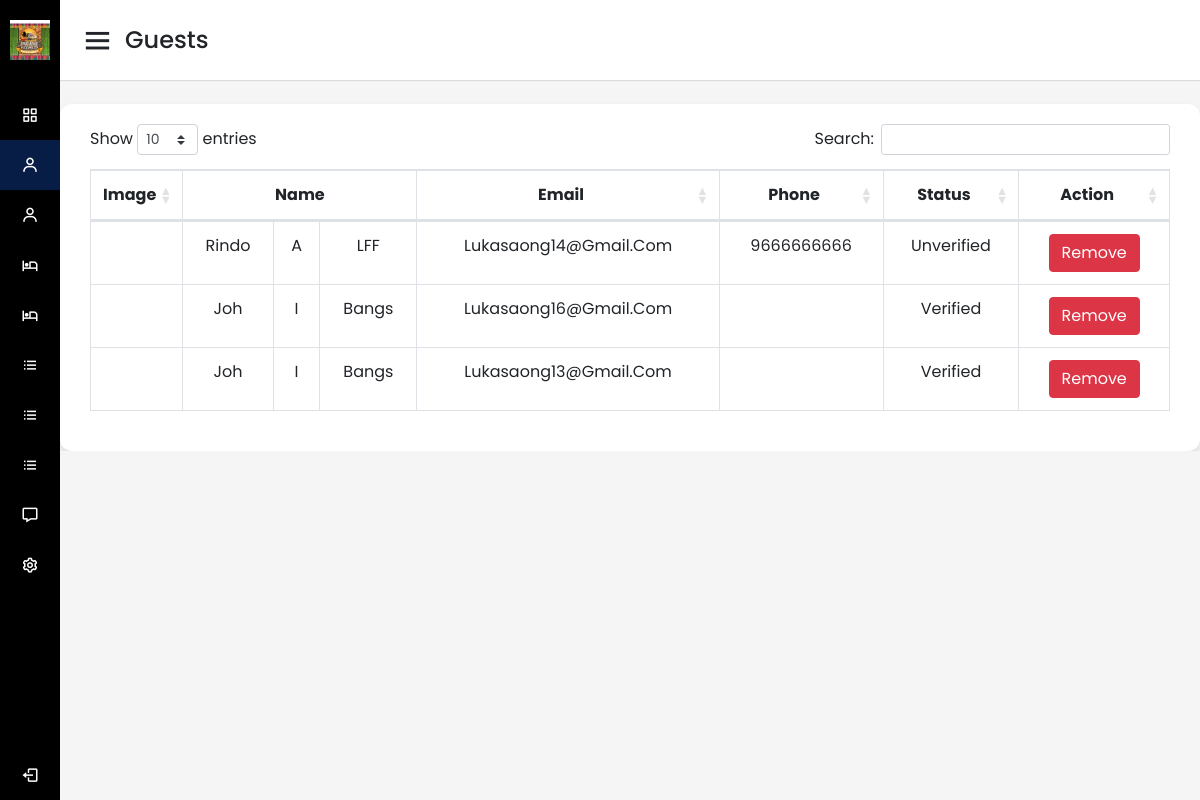
Page /admin/user.php (signed in) on the committed database.
### tables this page shows
CREATE TABLE `users` (
  `id` int(11) NOT NULL,
  `fname` varchar(255) NOT NULL,
  `mname` varchar(255) NOT NULL,
  `lname` varchar(255) NOT NULL,
  `email` varchar(255) NOT NULL,
  `phone` varchar(255) NOT NULL,
  `password` varchar(255) NOT NULL,
  `status` int(11) NOT NULL,
  `verification_token` varchar(255) NOT NULL,
  `user_level` varchar(255) NOT NULL,
  `image` text NOT NULL
);

### admin/user.php (the view, shortened to what this page needs)
<?php
if (isset($_SESSION['user_id']) && $_SESSION['role'] === "Administrator") {
?>
<!DOCTYPE html>
<html lang="en" dir="ltr">
  <head>
    <link rel="stylesheet" href="../css/admin_style.css">
    <link href='https://unpkg.com/boxicons@2.0.7/css/boxicons.min.css' rel='stylesheet'>
     <link href="https://cdnjs.cloudflare.com/ajax/libs/twitter-bootstrap/4.6.0/css/bootstrap.min.css" rel="stylesheet"/>
    <link href="https://cdn.datatables.net/1.13.3/css/dataTables.bootstrap4.min.css" rel="stylesheet"/>
   </head>
<body>
  <div class="sidebar">
    <div class="logo-details">
      <img src="../img/Pagana_logo.png" width="40" height="40" style="margin-left: 10px;" alt="">
      <span class="logo_name">Pagana Kutawato</span>
    </div>
      <ul class="nav-links">
        <li>
          <a href="dashboard.php">
            <i class='bx bx-grid-alt' ></i>
            <span class="links_name">Dashboard</span>
          </a>
        </li>
        <li>
          <a href="user.php"  class="active">
            <i class='bx bx-user' ></i>
            <span class="links_name">Guests</span>
          </a>
        </li>
        <li>
          <a href="guests.php">
            <i class='bx bx-user' ></i>
            <span class="links_name">Users</span>
          </a>
        </li>
        <li>
          <a href="room.php">
            <i class='bx bx-hotel' ></i>
            <span class="links_name">Room</span>
          </a>
        </li>
        <li>
          <a href="roomavail.php">
            <i class='bx bx-hotel' ></i>
            <span class="links_name">Room Booking</span>
          </a>
        </li>
        <li>
          <a href="amenities.php">
            <i class='bx bx-list-ul' ></i>
            <span class="links_name">Amenities</span>
          </a>
        </li>
        <li>
          <a href="reservations.php">
            <i class='bx bx-list-ul' ></i>
            <span class="links_name">Reservation</span>
          </a>
        </li>
        <li>
          <a href="reports.php">
            <i class='bx bx-list-ul' ></i>
            <span class="links_name">Reports</span>
          </a>
        </li>
        <li>
          <a href="help_desk.php">
            <i class='bx bx-message' ></i>
            <span class="links_name">Help Desk</span>
          </a>
        </li>
        <li>
          <a href="settings.php">
            <i class='bx bx-cog' ></i>
            <span class="links_name">Setting</span>
          </a>
        </li>
        <li class="log_out">
          <a href="logout.php">
            <i class='bx bx-log-out'></i>
            <span class="links_name">Log out</span>
          </a>
        </li>
      </ul>
  </div>
  <section class="home-section">
    <nav>
      <div class="sidebar-button">
        <i class='bx bx-menu sidebarBtn'></i>
        <span class="dashboard">Guests</span>
      </div>
    </nav>
    <div class="home-content" style="overflow: hidden;">
        <div class="tables table-responsive">
            <table class="table table-bordered">
                <thead>
                <tr>
                    <th style="text-align: center; width: 5%;">Image</th>
                    <th style="text-align: center;" colspan="3">Name</th>
                    <th style="text-align: center;">Email</th>
                    <th style="text-align: center;">Phone</th>
                    <th style="text-align: center;">Status</th>
                    <th style="text-align: center;">Action</th>
                </tr>
                </thead>
                <tbody>
                  <?php
                  $conn = dbConnect();
                  $stmt = $conn->prepare("SELECT * FROM users  ORDER BY id DESC");
                  $stmt->execute();
                  $result = $stmt->get_result();
                  while ($row = $result->fetch_assoc()) {
                      $userId = $row['id'];
                      $userImage = $row['image'];
                      $userFName = $row['fname'];
                      $userMName = $row['mname'];
                      $userLName = $row['lname'];
                      $userEmail = $row['email'];
                      $userPhone = $row['phone'];
                      $userStatus = $row['status'];
                      $userLevel = $row['user_level'];
                      if($userLevel == 'Guest'){
                  ?>
                  <tr>
                      <td style="text-align: center; text-transform: capitalize "><?php echo $userImage; ?></td>
                      <td style="text-align: center; text-transform: capitalize "><?php echo $userFName; ?></td>
                      <td style="text-align: center; text-transform: capitalize "><?php echo $userMName; ?></td>
                      <td style="text-align: center; text-transform: capitalize "><?php echo $userLName; ?></td>
                      <td style="text-align: center; text-transform: capitalize "><?php echo $userEmail; ?></td>
                      <td style="text-align: center; text-transform: capitalize "><?php echo $userPhone; ?></td>
                      <?php if($userStatus == false){
                      ?>
                      <td style="text-align: center; text-transform: capitalize ">Unverified</td>
                      <?php
                      }elseif($userStatus == true){
                      ?>
                       <td style="text-align: center; text-transform: capitalize ">Verified</td>
                      <?php
                      }
                      ?>
                      <td style="text-align: center; text-transform: capitalize ">
                          <a href="user.php?id=<?php echo $userId; ?>" class="btn btn-danger">Remove</a>
                      </td>
                    </tr>
                  <?php
                      }else{}
                  }
                  ?>
                </tbody>
            </table>
        </div>
    </div>
  </section>
</body>
</html>
<?php
exit();
}elseif (isset($_SESSION['user_id']) && $_SESSION['role'] === "Guest") {
  header("Location: ../index.php");
}
?>

### css/admin_style.css (style rules this page uses)
* { margin: 0; padding: 0; box-sizing: border-box; font-family: 'Poppins', sans-serif; }
.sidebar { position: fixed; height: 100%; width: 240px; background: black; transition: all 0.5s ease; }
.sidebar .logo-details { height: 80px; display: flex; align-items: center; }
.sidebar .logo-details .logo_name { color: #fff; font-size: 15px; font-weight: 500; margin-left: 10px; }
.sidebar .nav-links { margin-top: 10px; }
.sidebar .nav-links li { position: relative; list-style: none; height: 50px; }
.sidebar .nav-links li a { height: 100%; width: 100%; display: flex; align-items: center; text-decoration: none; transition: all 0.4s ease; }
.sidebar .nav-links li a.active { background: #081D45; }
.sidebar .nav-links li i { min-width: 60px; text-align: center; font-size: 18px; color: #fff; }
.sidebar .nav-links li a .links_name { color: #fff; font-size: 15px; font-weight: 400; white-space: nowrap; }
.sidebar .nav-links .log_out { position: absolute; bottom: 0; width: 100%; }
.home-section { position: relative; background: #f5f5f5; min-height: 100vh; width: calc(100% - 240px); left: 240px; transition: all 0.5s ease; }
.home-section nav { display: flex; justify-content: space-between; height: 80px; background: #fff; display: flex; align-items: center; position: fixed; width: calc(100% - 240px); left: 240px; z-index: 100; padding: 0 20px; box-shadow: 0 1px 1px rgba(0, 0, 0, 0.1); transition: all 0.5s ease; }
.home-section nav .sidebar-button { display: flex; align-items: center; font-size: 24px; font-weight: 500; }
nav .sidebar-button i { font-size: 35px; margin-right: 10px; }
.home-section .home-content { position: relative; padding-top: 104px; }
@media (max-width: 1240px) { .sidebar { width: 60px; } }
@media (max-width: 1240px) { .home-section { width: calc(100% - 60px); left: 60px; } }
@media (max-width: 1240px) { .home-section nav { width: calc(100% - 60px); left: 60px; } }

### admin/user.php (style rules this page uses)
.home-content .tables { background: #fff; padding: 20px 30px; border-radius: 12px; box-shadow: 0 5px 10px rgba(0, 0, 0, 0.1); }

### rows in the picture
users: fname "Rindo", mname "A", lname "LFF", email "Lukasaong14@gmail.com", phone "9666666666", status "Unverified"
users: fname "Joh", mname "I", lname "Bangs", email "Lukasaong16@gmail.com", status "Verified"
users: fname "Joh", mname "I", lname "Bangs", email "Lukasaong13@gmail.com", status "Verified"
